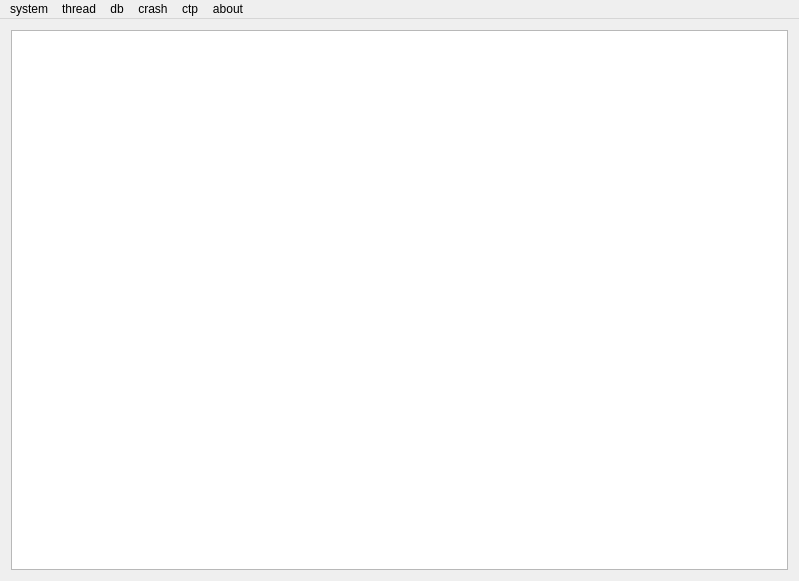
<?xml version="1.0" encoding="UTF-8"?>
<ui version="4.0">
 <class>MainWindow</class>
 <widget class="QMainWindow" name="MainWindow">
  <property name="geometry">
   <rect>
    <x>0</x>
    <y>0</y>
    <width>799</width>
    <height>581</height>
   </rect>
  </property>
  <property name="windowTitle">
   <string>MainWindow</string>
  </property>
  <widget class="QWidget" name="centralWidget">
   <layout class="QVBoxLayout" name="verticalLayout">
    <item>
     <widget class="QListWidget" name="listWidget"/>
    </item>
   </layout>
  </widget>
  <widget class="QMenuBar" name="menuBar">
   <property name="geometry">
    <rect>
     <x>0</x>
     <y>0</y>
     <width>799</width>
     <height>23</height>
    </rect>
   </property>
   <widget class="QMenu" name="menuSystem">
    <property name="title">
     <string>system</string>
    </property>
    <addaction name="actionQuit"/>
   </widget>
   <widget class="QMenu" name="menuAbout">
    <property name="title">
     <string>about</string>
    </property>
    <addaction name="actionVersion"/>
   </widget>
   <widget class="QMenu" name="menuDebug">
    <property name="title">
     <string>crash</string>
    </property>
    <addaction name="actionInvalidParamCrash"/>
    <addaction name="actionPureCallCrash"/>
    <addaction name="actionDerefZeroCrash"/>
    <addaction name="actionQFatal"/>
    <addaction name="actiondebugbreak"/>
    <addaction name="actionDebugBreak"/>
    <addaction name="actionExit"/>
    <addaction name="actionExitProcess"/>
    <addaction name="actionTerminateProcess"/>
   </widget>
   <widget class="QMenu" name="menuThread">
    <property name="title">
     <string>thread</string>
    </property>
    <addaction name="actionExternal"/>
   </widget>
   <widget class="QMenu" name="menuDb">
    <property name="title">
     <string>db</string>
    </property>
    <addaction name="actionDbOpen"/>
    <addaction name="actionDbInit"/>
    <addaction name="actionDbClose"/>
   </widget>
   <widget class="QMenu" name="menuCtp">
    <property name="title">
     <string>ctp</string>
    </property>
    <addaction name="actionCtpVersion"/>
   </widget>
   <addaction name="menuSystem"/>
   <addaction name="menuThread"/>
   <addaction name="menuDb"/>
   <addaction name="menuDebug"/>
   <addaction name="menuCtp"/>
   <addaction name="menuAbout"/>
  </widget>
  <action name="actionQuit">
   <property name="text">
    <string>quit</string>
   </property>
  </action>
  <action name="actionVersion">
   <property name="text">
    <string>version</string>
   </property>
  </action>
  <action name="actionPureCallCrash">
   <property name="text">
    <string>PureCallCrash</string>
   </property>
  </action>
  <action name="actionInvalidParamCrash">
   <property name="text">
    <string>InvalidParamCrash</string>
   </property>
  </action>
  <action name="actionDerefZeroCrash">
   <property name="text">
    <string>DerefZeroCrash</string>
   </property>
  </action>
  <action name="actionQFatal">
   <property name="text">
    <string>qFatal</string>
   </property>
  </action>
  <action name="actiondebugbreak">
   <property name="text">
    <string>debugbreak</string>
   </property>
  </action>
  <action name="actionDebugBreak">
   <property name="text">
    <string>DebugBreak</string>
   </property>
  </action>
  <action name="actionExit">
   <property name="text">
    <string>exit</string>
   </property>
  </action>
  <action name="actionExitProcess">
   <property name="text">
    <string>ExitProcess</string>
   </property>
  </action>
  <action name="actionTerminateProcess">
   <property name="text">
    <string>TerminateProcess</string>
   </property>
  </action>
  <action name="actionCtpVersion">
   <property name="text">
    <string>ctpVersion</string>
   </property>
  </action>
  <action name="actionDbOpen">
   <property name="text">
    <string>dbOpen</string>
   </property>
  </action>
  <action name="actionDbInit">
   <property name="text">
    <string>dbInit</string>
   </property>
  </action>
  <action name="actionDbClose">
   <property name="text">
    <string>dbClose</string>
   </property>
  </action>
  <action name="actionExternal">
   <property name="text">
    <string>external</string>
   </property>
  </action>
 </widget>
 <layoutdefault spacing="6" margin="11"/>
 <resources/>
 <connections/>
</ui>
